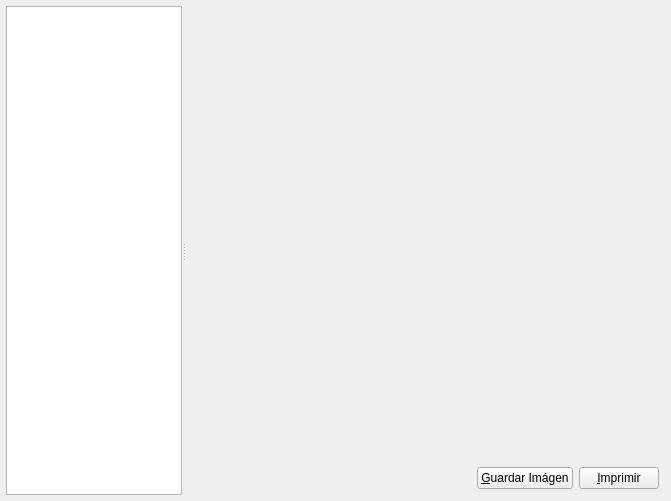
<ui version="4.0" >
 <class>grafico</class>
 <widget class="QWidget" name="grafico" >
  <property name="geometry" >
   <rect>
    <x>0</x>
    <y>0</y>
    <width>671</width>
    <height>501</height>
   </rect>
  </property>
  <property name="windowTitle" >
   <string>Gráfico</string>
  </property>
  <property name="windowIcon" >
   <iconset>
    <normaloff>:/images/list2.svg</normaloff>:/images/list2.svg</iconset>
  </property>
  <layout class="QGridLayout" name="gridLayout" >
   <item row="0" column="0" >
    <widget class="QSplitter" name="splitter" >
     <property name="orientation" >
      <enum>Qt::Horizontal</enum>
     </property>
     <widget class="QTableWidget" name="tablaDatos" >
      <property name="sizePolicy" >
       <sizepolicy vsizetype="Minimum" hsizetype="Preferred" >
        <horstretch>0</horstretch>
        <verstretch>0</verstretch>
       </sizepolicy>
      </property>
     </widget>
     <widget class="QWidget" name="layoutWidget" >
      <layout class="QVBoxLayout" name="verticalLayout" >
       <property name="sizeConstraint" >
        <enum>QLayout::SetDefaultConstraint</enum>
       </property>
       <item>
        <widget class="QwtPlot" name="GPlot" >
         <property name="sizePolicy" >
          <sizepolicy vsizetype="MinimumExpanding" hsizetype="Minimum" >
           <horstretch>0</horstretch>
           <verstretch>0</verstretch>
          </sizepolicy>
         </property>
        </widget>
       </item>
       <item>
        <layout class="QHBoxLayout" name="horizontalLayout" >
         <item>
          <spacer name="horizontalSpacer" >
           <property name="orientation" >
            <enum>Qt::Horizontal</enum>
           </property>
           <property name="sizeType" >
            <enum>QSizePolicy::Preferred</enum>
           </property>
           <property name="sizeHint" stdset="0" >
            <size>
             <width>503</width>
             <height>17</height>
            </size>
           </property>
          </spacer>
         </item>
         <item>
          <widget class="QPushButton" name="guardarButton" >
           <property name="sizePolicy" >
            <sizepolicy vsizetype="Maximum" hsizetype="Preferred" >
             <horstretch>0</horstretch>
             <verstretch>0</verstretch>
            </sizepolicy>
           </property>
           <property name="text" >
            <string>&amp;Guardar Imágen</string>
           </property>
           <property name="icon" >
            <iconset resource="libroK.qrc" >
             <normaloff>:/images/librok-37.png</normaloff>:/images/librok-37.png</iconset>
           </property>
          </widget>
         </item>
         <item>
          <widget class="QPushButton" name="imprimirButton" >
           <property name="sizePolicy" >
            <sizepolicy vsizetype="Maximum" hsizetype="Preferred" >
             <horstretch>0</horstretch>
             <verstretch>0</verstretch>
            </sizepolicy>
           </property>
           <property name="text" >
            <string>&amp;Imprimir</string>
           </property>
           <property name="icon" >
            <iconset resource="libroK.qrc" >
             <normaloff>:/graf/Print.png</normaloff>:/graf/Print.png</iconset>
           </property>
          </widget>
         </item>
        </layout>
       </item>
      </layout>
     </widget>
    </widget>
   </item>
  </layout>
 </widget>
 <layoutdefault spacing="6" margin="6" />
 <customwidgets>
  <customwidget>
   <class>QwtPlot</class>
   <extends>QFrame</extends>
   <header>qwt_plot.h</header>
  </customwidget>
 </customwidgets>
 <resources>
  <include location="libroK.qrc" />
 </resources>
 <connections/>
</ui>
